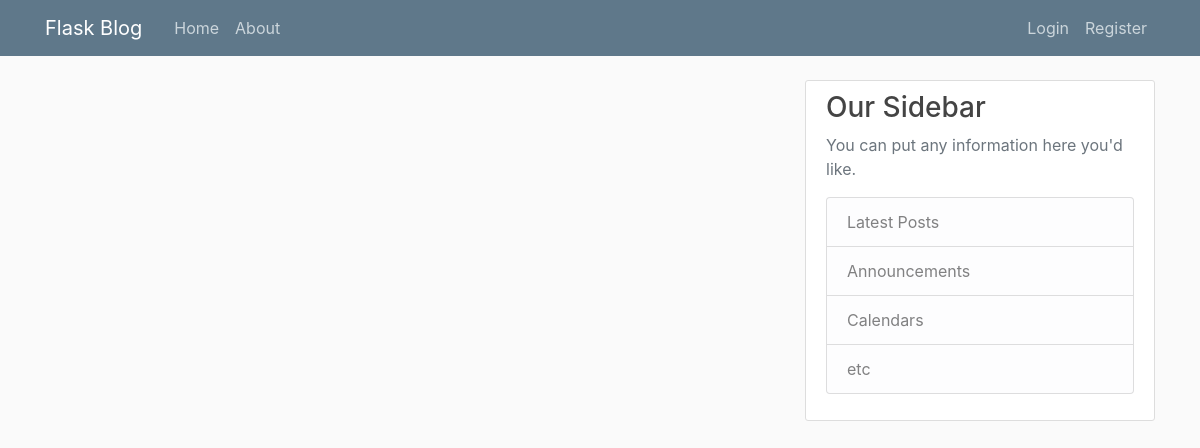
Page /home on the earlier database version.
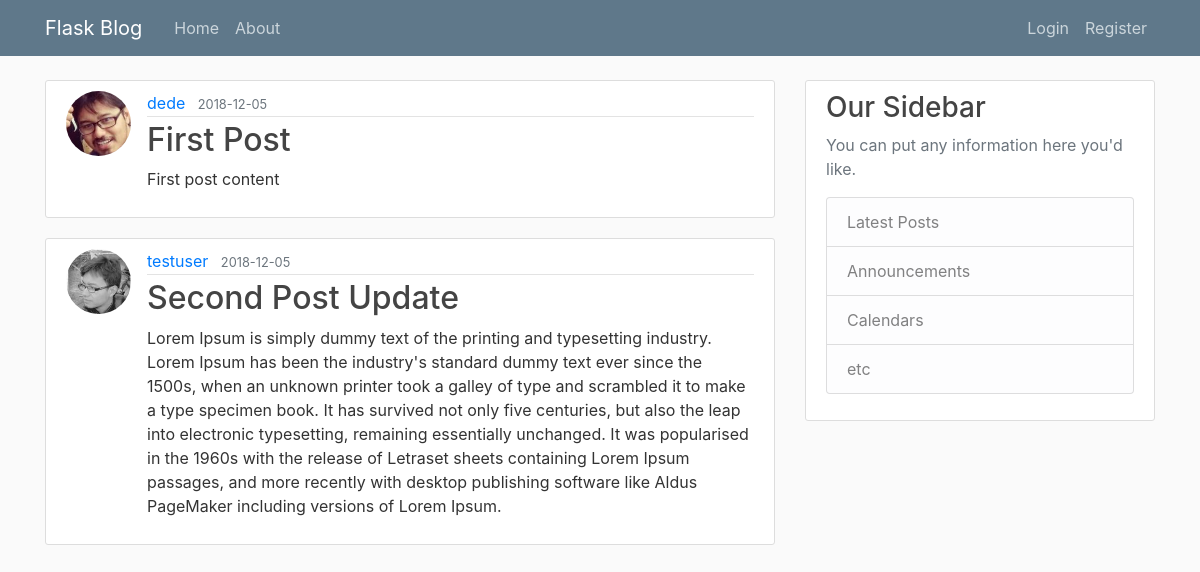
Same page on the later database version.
### flaskblog/models.py (models this page shows, shortened)
class Post(db.Model):
    id = db.Column(db.Integer, primary_key=True)
    title = db.Column(db.String(60), nullable=False)
    date_post = db.Column(db.DateTime, nullable=False, default=datetime.utcnow)
    content = db.Column(db.Text, nullable=False)
    user_id = db.Column(db.Integer, db.ForeignKey('user.id'), nullable=False)

class User(db.Model, UserMixin):
    id = db.Column(db.Integer, primary_key=True)
    username = db.Column(db.String(20), unique=True, nullable=False)
    email = db.Column(db.String(120), unique=True, nullable=False)
    image_file = db.Column(db.String(20), nullable=False, default='default.jpg')
    password = db.Column(db.String(60), nullable=False)
    posts = db.relationship('Post', backref='author', lazy=True)

### flaskblog/routes.py (the view)
@app.route("/")
@app.route("/home")
def home():
    posts = Post.query.all()
    return render_template('home.html', posts=posts)

### flaskblog/templates/home.html
{% extends "base.html" %}
{% block content %}
{% for post in posts %}
<article class="media content-section">
  <img class="rounded-circle article-img" src="{{ url_for('static', filename='profile_pics/' + post.author.image_file) }}" alt="">
  <div class="media-body">
    <div class="article-metadata">
      <a class="mr-2" href="#">{{ post.author.username }}</a>
      <small class="text-muted">{{ post.date_post.strftime('%Y-%m-%d') }}</small>
    </div>
    <h2><a class="article-title" href="{{ url_for('post', post_id=post.id) }}">{{ post.title }}</a></h2>
    <p class="article-content">{{ post.content }}</p>
  </div>
</article>
{% endfor %}
{% endblock content %}

### flaskblog/templates/base.html (shortened to what this page needs)
<!DOCTYPE html>
<html>
	<head>
		<link rel="stylesheet" href="https://maxcdn.bootstrapcdn.com/bootstrap/4.0.0/css/bootstrap.min.css">
		<link rel="stylesheet" type="text/css" href="{{ url_for('static', filename='main.css') }}">
	</head>
	<body>
		{% include 'navbar.html' %}
		<main role="main" class="container">
		<div class="row">
			<div class="col-md-8">
				{% block content %}{% endblock %}
			</div>
			<div class="col-md-4">
				{% include 'sidebar.html' %}
			</div>
		</div>
		</main>
	</body>
</html>

### flaskblog/templates/navbar.html (shortened to what this page needs)
<header class="site-header">
  <nav class="navbar navbar-expand-md navbar-dark bg-steel fixed-top">
    <div class="container">
      <a class="navbar-brand mr-4" href="/">Flask Blog</a>
      <div class="collapse navbar-collapse" id="navbarToggle">
        <div class="navbar-nav mr-auto">
          <a class="nav-item nav-link" href="{{ url_for('home') }}">Home</a>
          <a class="nav-item nav-link" href="{{ url_for('about') }}">About</a>
        </div>
        <div class="navbar-nav">
          {% if current_user.is_authenticated %}
          <a class="nav-item nav-link" href="{{ url_for('new_post') }}">New Post</a>
          <a class="nav-item nav-link" href="{{ url_for('account') }}">Account</a>
          <a class="nav-item nav-link" href="{{ url_for('logout') }}">Logout</a>
          {% else %}
          <a class="nav-item nav-link" href="{{ url_for('login') }}">Login</a>
          <a class="nav-item nav-link" href="{{ url_for('register') }}">Register</a>
          {% endif %}
        </div>
      </div>
    </div>
  </nav>
</header>

### flaskblog/templates/sidebar.html
<div class="content-section">
	<h3>Our Sidebar</h3>
	<p class='text-muted'>You can put any information here you'd like.
	<ul class="list-group">
		<li class="list-group-item list-group-item-light">Latest Posts</li>
		<li class="list-group-item list-group-item-light">Announcements</li>
		<li class="list-group-item list-group-item-light">Calendars</li>
		<li class="list-group-item list-group-item-light">etc</li>
	</ul>
	</p>
</div>

### flaskblog/static/main.css (style rules this page uses)
body { background: #fafafa; color: #333333; margin-top: 5rem; }
h1, h2, h3, h4, h5, h6 { color: #444444; }
.bg-steel { background-color: #5f788a; }
.site-header .navbar-nav .nav-link { color: #cbd5db; }
.content-section { background: #ffffff; padding: 10px 20px; border: 1px solid #dddddd; border-radius: 3px; margin-bottom: 20px; }
.article-title { color: #444444; }
.article-content { white-space: pre-line; }
.article-img { height: 65px; width: 65px; margin-right: 16px; }
.article-metadata { padding-bottom: 1px; margin-bottom: 4px; border-bottom: 1px solid #e3e3e3 }

Differences in the rows shown:
added Post: image_file (picture), author.username "dede", date_post "2018-12-05", title "First Post", content "First post content"
added Post: image_file (picture), author.username "testuser", date_post "2018-12-05", title "Second Post Update", content "Lorem Ipsum is simply dummy text of the printing and typesetting industry. Lorem Ipsum has been the industry's standard dummy text ever since the 1500s, when an unknown printer took a galley of type and scrambled it to make a type specimen book. It has survived not only five centuries, but also the leap into electronic typesetting, remaining essentially unchanged. It was popularised in the 1960s with the release of Letraset sheets containing Lorem Ipsum passages, and more recently with desktop publishing software like Aldus PageMaker including versions of Lorem Ipsum."
